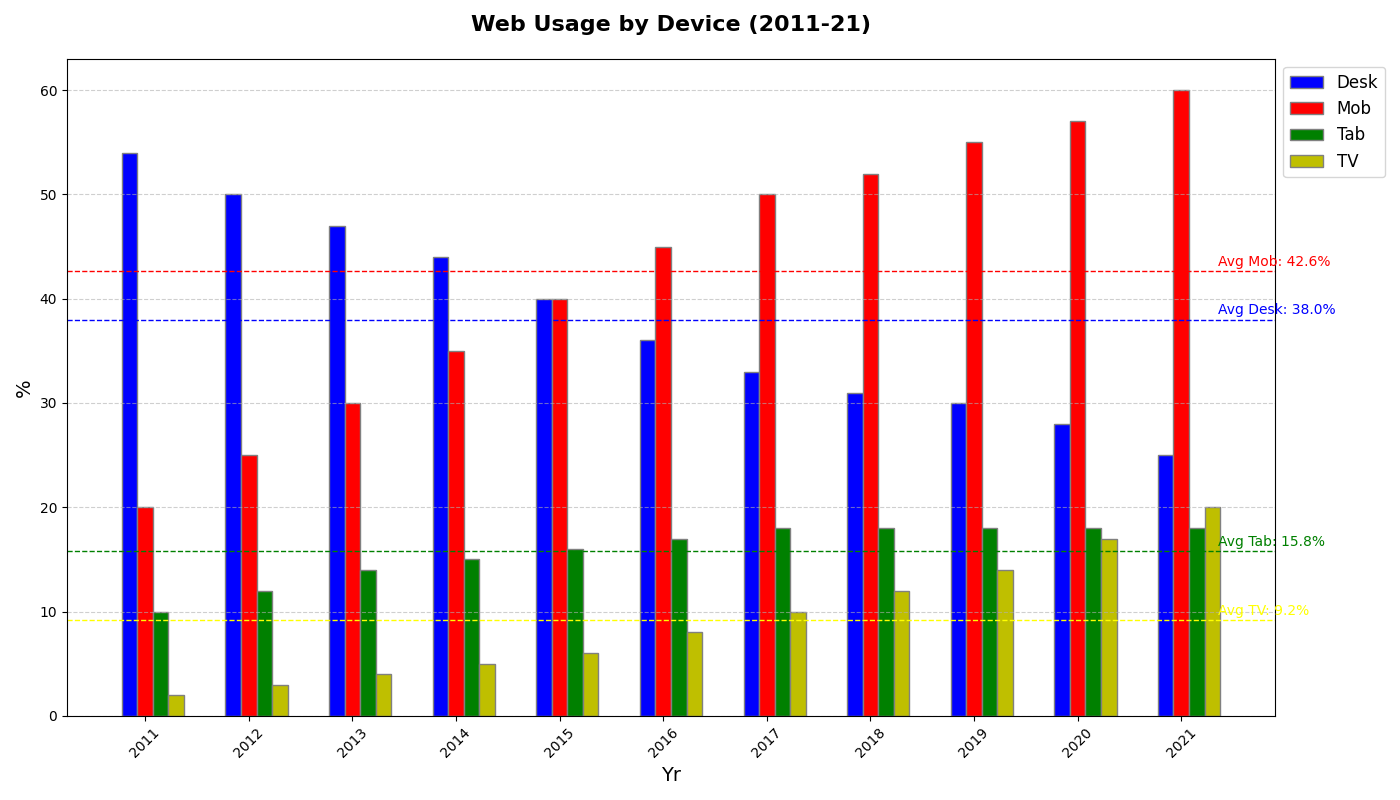

Reproduce this figure in Python.
import matplotlib.pyplot as plt
import numpy as np

years = np.arange(2011, 2022)
desktop_usage = [54, 50, 47, 44, 40, 36, 33, 31, 30, 28, 25]
mobile_usage = [20, 25, 30, 35, 40, 45, 50, 52, 55, 57, 60]
tablet_usage = [10, 12, 14, 15, 16, 17, 18, 18, 18, 18, 18]
smart_tv_usage = [2, 3, 4, 5, 6, 8, 10, 12, 14, 17, 20]

fig, ax = plt.subplots(figsize=(14, 8))
bar_width = 0.15

r1 = np.arange(len(years))
r2 = [x + bar_width for x in r1]
r3 = [x + bar_width for x in r2]
r4 = [x + bar_width for x in r3]

ax.bar(r1, desktop_usage, color='b', width=bar_width, edgecolor='grey', label='Desk')
ax.bar(r2, mobile_usage, color='r', width=bar_width, edgecolor='grey', label='Mob')
ax.bar(r3, tablet_usage, color='g', width=bar_width, edgecolor='grey', label='Tab')
ax.bar(r4, smart_tv_usage, color='y', width=bar_width, edgecolor='grey', label='TV')

ax.set_title('Web Usage by Device (2011-21)', fontsize=16, fontweight='bold', pad=20)
ax.set_xlabel('Yr', fontsize=14)
ax.set_ylabel('%', fontsize=14)
ax.set_xticks([r + bar_width for r in range(len(years))])
ax.set_xticklabels(years, rotation=45)

ax.legend(loc='upper left', bbox_to_anchor=(1, 1), fontsize=12)

ax.grid(True, linestyle='--', alpha=0.6, axis='y')

average_desktop = np.mean(desktop_usage)
average_mobile = np.mean(mobile_usage)
average_tablet = np.mean(tablet_usage)
average_tv = np.mean(smart_tv_usage)

ax.axhline(average_desktop, color='blue', linestyle='--', linewidth=1)
ax.text(len(years)-0.5, average_desktop+0.5, f'Avg Desk: {average_desktop:.1f}%', color='blue', fontsize=10)

ax.axhline(average_mobile, color='red', linestyle='--', linewidth=1)
ax.text(len(years)-0.5, average_mobile+0.5, f'Avg Mob: {average_mobile:.1f}%', color='red', fontsize=10)

ax.axhline(average_tablet, color='green', linestyle='--', linewidth=1)
ax.text(len(years)-0.5, average_tablet+0.5, f'Avg Tab: {average_tablet:.1f}%', color='green', fontsize=10)

ax.axhline(average_tv, color='yellow', linestyle='--', linewidth=1)
ax.text(len(years)-0.5, average_tv+0.5, f'Avg TV: {average_tv:.1f}%', color='yellow', fontsize=10)

plt.tight_layout()
plt.show()
